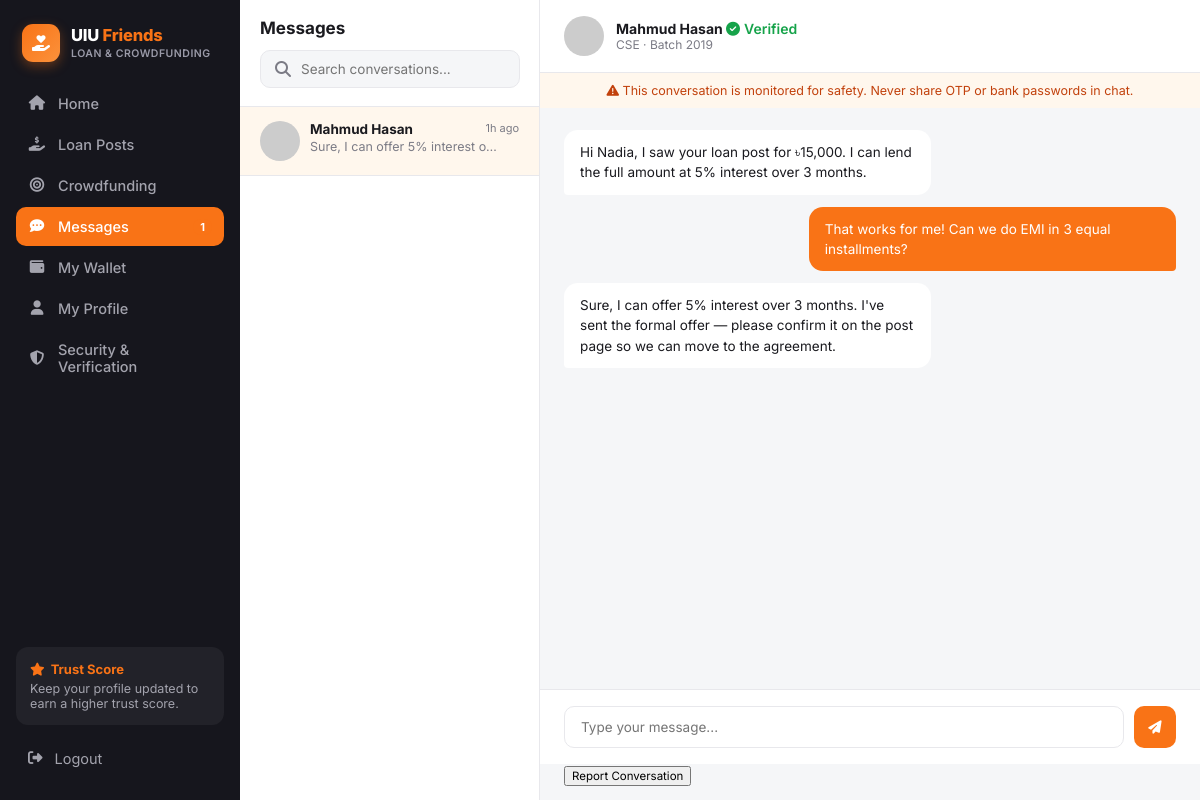
The app's page /messages.php (signed in) with its own data.
### tables this page shows
CREATE TABLE users (
    id                      INT AUTO_INCREMENT PRIMARY KEY,
    full_name               VARCHAR(120)  NOT NULL,
    email                   VARCHAR(150)  NOT NULL UNIQUE,
    password_hash           VARCHAR(255)  NOT NULL,
    student_id              VARCHAR(30)   NOT NULL UNIQUE,
    department              VARCHAR(20)   NOT NULL,
    batch                   VARCHAR(10)   NOT NULL,
    phone                   VARCHAR(20)   DEFAULT NULL,
    avatar                  VARCHAR(255)  DEFAULT 'assets/img/default-avatar.svg',
    role                    ENUM('user','admin') NOT NULL DEFAULT 'user',
    trust_score             DECIMAL(3,2)  NOT NULL DEFAULT 4.00,
    uiu_id_verified         TINYINT(1)    NOT NULL DEFAULT 0,
    email_verified          TINYINT(1)    NOT NULL DEFAULT 0,
    phone_verified          TINYINT(1)    NOT NULL DEFAULT 0,
    payment_linked          TINYINT(1)    NOT NULL DEFAULT 0,
    agreement_accepted      TINYINT(1)    NOT NULL DEFAULT 0,
    status                  ENUM('active','suspended') NOT NULL DEFAULT 'active',
    created_at              DATETIME      NOT NULL DEFAULT CURRENT_TIMESTAMP
);

CREATE TABLE messages (
    id              INT AUTO_INCREMENT PRIMARY KEY,
    sender_id       INT NOT NULL,
    receiver_id     INT NOT NULL,
    loan_post_id    INT DEFAULT NULL,
    body            TEXT NOT NULL,
    is_read         TINYINT(1) NOT NULL DEFAULT 0,
    reported        TINYINT(1) NOT NULL DEFAULT 0,
    created_at      DATETIME NOT NULL DEFAULT CURRENT_TIMESTAMP,
    FOREIGN KEY (sender_id) REFERENCES users(id) ON DELETE CASCADE,
    FOREIGN KEY (receiver_id) REFERENCES users(id) ON DELETE CASCADE,
    FOREIGN KEY (loan_post_id) REFERENCES loan_posts(id) ON DELETE SET NULL
);

### includes/functions.php (called while the page is built, shortened)
<?php
require_once __DIR__ . '/../config/db.php';
function is_logged_in(): bool {
    return isset($_SESSION['user_id']);
}
function current_user(): ?array {
    global $pdo;
    $stmt = $pdo->prepare("SELECT * FROM users WHERE id = ?");
    $stmt->execute([$_SESSION['user_id']]);
    $cache = $stmt->fetch();
    return $cache;
}
function e(?string $str): string {
    return htmlspecialchars($str ?? '', ENT_QUOTES, 'UTF-8');
}
function time_ago(string $datetime): string {
    $diff = time() - strtotime($datetime);
    if ($diff < 86400) return floor($diff / 3600) . 'h ago';
    return floor($diff / 86400) . 'd ago';
}

### messages.php (the view, shortened to what this page needs)
<?php
require_once __DIR__ . '/includes/functions.php';
$u = current_user();
$convStmt = $pdo->prepare("
    SELECT other_id, MAX(created_at) last_time FROM (
        SELECT CASE WHEN sender_id=? THEN receiver_id ELSE sender_id END AS other_id, created_at
        FROM messages WHERE sender_id=? OR receiver_id=?
    ) t GROUP BY other_id ORDER BY last_time DESC");
$convStmt->execute([$u['id'], $u['id'], $u['id']]);
$convs = $convStmt->fetchAll();
$activeTo = (int)($_GET['to'] ?? ($convs[0]['other_id'] ?? 0));
if ($activeTo) {
    $pdo->prepare("UPDATE messages SET is_read=1 WHERE sender_id=? AND receiver_id=?")->execute([$activeTo, $u['id']]);
}
$partner = null;
if ($activeTo) {
    $stmt = $pdo->prepare("SELECT * FROM users WHERE id=?");
    $stmt->execute([$activeTo]);
    $partner = $stmt->fetch();
}
$thread = [];
if ($activeTo) {
    $stmt = $pdo->prepare("SELECT * FROM messages WHERE (sender_id=? AND receiver_id=?) OR (sender_id=? AND receiver_id=?) ORDER BY created_at ASC");
    $stmt->execute([$u['id'], $activeTo, $activeTo, $u['id']]);
    $thread = $stmt->fetchAll();
}
function conv_preview($pdo, $me, $other) {
    $stmt = $pdo->prepare("SELECT body FROM messages WHERE (sender_id=? AND receiver_id=?) OR (sender_id=? AND receiver_id=?) ORDER BY created_at DESC LIMIT 1");
    $stmt->execute([$me,$other,$other,$me]);
    $r = $stmt->fetch();
    return $r ? $r['body'] : '';
}
include __DIR__ . '/includes/header.php';
?>
<div class="app-shell">
  <?php include __DIR__ . '/includes/sidebar.php'; ?>
  <div class="main-area">
    <div class="messages-shell">
      <div class="conv-list">
        <div class="conv-list-head"><h2>Messages</h2>
          <div class="search-box"><i class="fa-solid fa-magnifying-glass"></i><input type="text" placeholder="Search conversations..."></div>
        </div>
        <div style="overflow-y:auto;">
        <?php foreach ($convs as $cv):
            $stmt = $pdo->prepare("SELECT * FROM users WHERE id=?"); $stmt->execute([$cv['other_id']]); $ou = $stmt->fetch();
        ?>
          <a href="messages.php?to=<?= $ou['id'] ?>" class="conv-item <?= $ou['id']==$activeTo?'active':'' ?>">
            <img src="<?= e($ou['avatar']) ?>" alt="">
            <div style="flex:1;min-width:0;">
              <div class="name"><span><?= e($ou['full_name']) ?></span><span style="font-weight:400;color:var(--text-muted);font-size:11px;"><?= time_ago($cv['last_time']) ?></span></div>
              <div class="preview"><?= e(conv_preview($pdo, $u['id'], $ou['id'])) ?></div>
            </div>
          </a>
        <?php endforeach; ?>
        </div>
      </div>
      <div class="chat-area">
        <?php if ($partner): ?>
        <div class="chat-head">
          <img src="<?= e($partner['avatar']) ?>" alt="">
          <div>
            <div style="font-weight:700;font-size:14px;"><?= e($partner['full_name']) ?> <?= $partner['uiu_id_verified'] ? '<span class="badge-verified"><i class="fa-solid fa-circle-check"></i> Verified</span>' : '' ?></div>
            <div style="font-size:12px;color:var(--text-muted);"><?= e($partner['department']) ?> · Batch <?= e($partner['batch']) ?></div>
          </div>
        </div>
        <div class="chat-warning"><i class="fa-solid fa-triangle-exclamation"></i> This conversation is monitored for safety. Never share OTP or bank passwords in chat.</div>
        <div class="chat-body">
          <?php foreach ($thread as $m): ?>
            <div class="bubble <?= $m['sender_id']==$u['id']?'out':'in' ?>"><?= nl2br(e($m['body'])) ?></div>
          <?php endforeach; ?>
        </div>
        <form class="chat-input" method="post">
          <input type="text" name="body" placeholder="Type your message..." required autocomplete="off">
          <button type="submit"><i class="fa-solid fa-paper-plane"></i></button>
        </form>
        <form method="post" style="padding:0 24px 14px;">
          <button type="submit" class="link-btn danger" style="font-size:11.5px;">Report Conversation</button>
        </form>
        <?php else: ?>
          <div class="empty-state" style="margin:auto;"><i class="fa-regular fa-comments"></i><p>Select a conversation to start chatting.</p></div>
        <?php endif; ?>
      </div>
    </div>
  </div>
</div>
</body>
</html>

### assets/css/style.css (style rules this page uses)
:root { --orange: #f97316; --orange-dark: #ea580c; --sidebar-bg: #16161d; --sidebar-text: #a3a3ad; --sidebar-active: #f97316; --bg: #f5f6f8; --card-bg: #ffffff; --border: #e8e8ec; --text-dark: #1a1a1f; --text-muted: #7b7b85; --green: #16a34a; --radius: 14px; --shadow: 0 1px 3px rgba(0,0,0,.06), 0 1px 2px rgba(0,0,0,.04); }
* { box-sizing: border-box; }
body { margin: 0; font-family: 'Inter', -apple-system, BlinkMacSystemFont, 'Segoe UI', sans-serif; background: var(--bg); color: var(--text-dark); }
a { text-decoration: none; color: inherit; }
img { max-width: 100%; display: block; }
button { font-family: inherit; cursor: pointer; }
input, select, textarea { font-family: inherit; }
.app-shell { display: flex; min-height: 100vh; }
.main-area { flex: 1; min-width: 0; display: flex; flex-direction: column; }
.badge-verified { color: var(--green); font-weight: 600; display:inline-flex; align-items:center; gap:4px; }
.search-box { display: flex; align-items: center; gap: 8px; background: var(--bg); border: 1px solid var(--border); border-radius: 10px; padding: 9px 14px; width: 260px; color: var(--text-muted); }
.search-box input { border: none; background: transparent; outline: none; width: 100%; font-size: 13.5px; color: var(--text-dark); }
.messages-shell { display: flex; height: calc(100vh - 0px); }
.conv-list { width: 300px; border-right: 1px solid var(--border); background: #fff; display: flex; flex-direction: column; }
.conv-list-head { padding: 18px 20px; border-bottom: 1px solid var(--border); }
.conv-list-head h2 { margin: 0 0 12px; font-size: 17px; }
.conv-item { display: flex; gap: 10px; padding: 14px 20px; border-bottom: 1px solid var(--border); }
.conv-item.active { background: #fff7ed; }
.conv-item img { width: 40px; height: 40px; border-radius: 50%; object-fit: cover; }
.conv-item .name { font-size: 13.5px; font-weight: 700; display: flex; justify-content: space-between; }
.conv-item .preview { font-size: 12.5px; color: var(--text-muted); margin-top: 2px; white-space: nowrap; overflow: hidden; text-overflow: ellipsis; max-width: 190px; }
.chat-area { flex: 1; display: flex; flex-direction: column; background: var(--bg); }
.chat-head { padding: 16px 24px; background: #fff; border-bottom: 1px solid var(--border); display: flex; align-items: center; gap: 12px; }
.chat-head img { width: 40px; height: 40px; border-radius: 50%; }
.chat-warning { background: #fff7ed; color: #c2410c; text-align: center; font-size: 12.5px; padding: 10px; }
.chat-body { flex: 1; padding: 22px 24px; overflow-y: auto; display: flex; flex-direction: column; gap: 12px; }
.bubble { max-width: 60%; padding: 12px 16px; border-radius: 14px; font-size: 13.5px; line-height: 1.5; }
.bubble.in { background: #fff; align-self: flex-start; border-bottom-left-radius: 4px; }
.bubble.out { background: var(--orange); color: #fff; align-self: flex-end; border-bottom-right-radius: 4px; }
.chat-input { display: flex; gap: 10px; padding: 16px 24px; background: #fff; border-top: 1px solid var(--border); }
.chat-input input { flex: 1; border: 1px solid var(--border); border-radius: 10px; padding: 12px 16px; outline: none; font-size: 13.5px; }
.chat-input button { width: 42px; height: 42px; border-radius: 10px; background: var(--orange); color: #fff; border: none; }

### records on screen
users: full_name "Mahmud Hasan", department "CSE", batch "2019"
messages: body "Hi Nadia, I saw your loan post for ৳15,000. I can lend the full amount at 5% interest over 3 months."
messages: body "That works for me! Can we do EMI in 3 equal installments?"
messages: body "Sure, I can offer 5% interest over 3 months. I've sent the formal offer — please confirm it on the post page so we can move to the agreement."

### other values on screen
$item['label'] "Home"
$item['label'] "Loan Posts"
$item['label'] "Crowdfunding"
$item['label'] "Messages"
$unread "1"
$item['label'] "My Wallet"
$item['label'] "My Profile"
$item['label'] "Security & Verification"
time_ago($cv['last_time']) "1h ago"
conv_preview($pdo, $u['id'], $ou['id']) "Sure, I can offer 5% interest o…"
